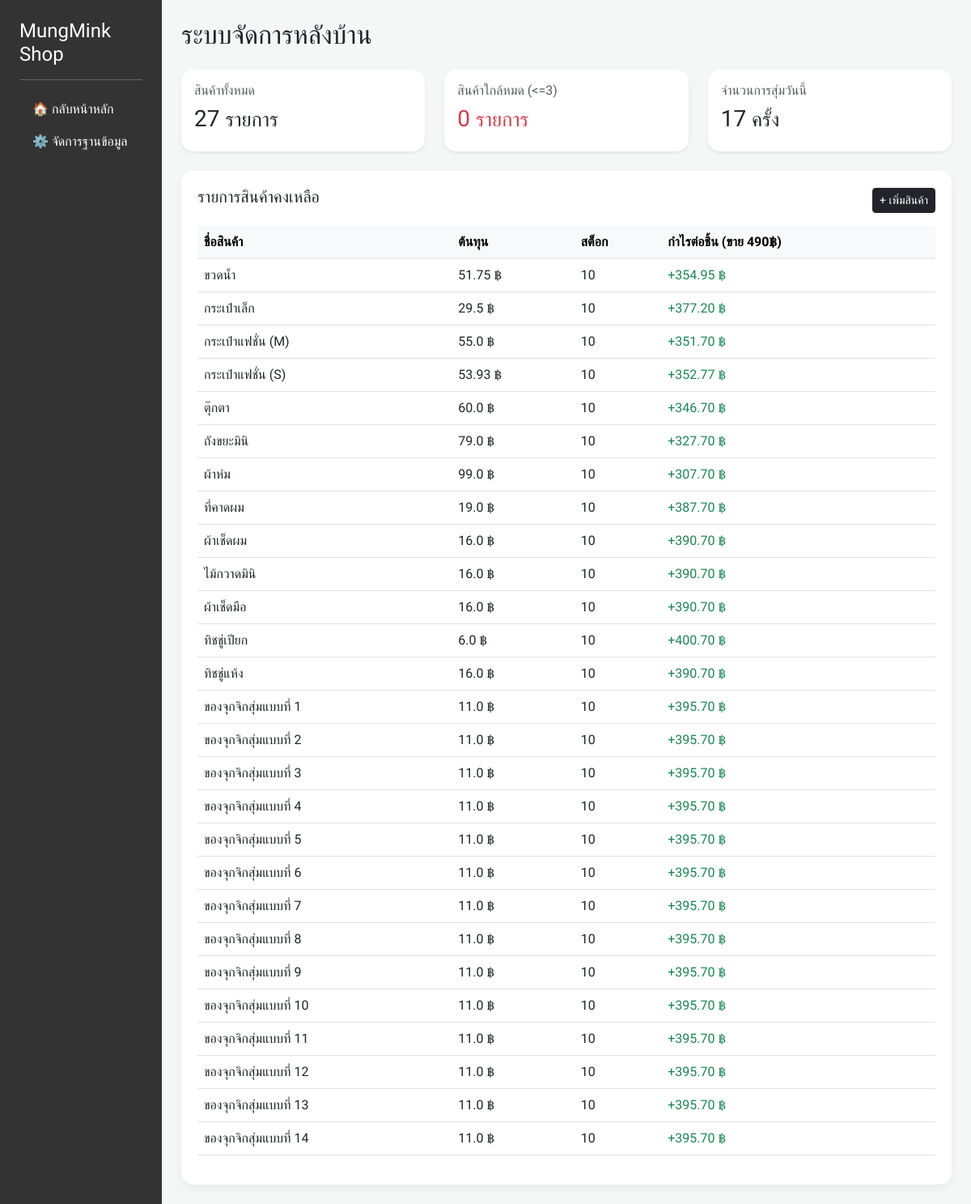
Screenshot of /activity/dashboard/ with the database file from the repository.
### activity/models.py (models this page shows, shortened)
class Item(models.Model):
    name = models.CharField(max_length=200)
    cost = models.FloatField()
    stock = models.IntegerField(default=0)
    @property
    def estimated_profit(self):
        return (490 * 0.83) - self.cost

### activity/views.py (the view)
# urls.py: path("dashboard/", views.dashboard, name="dashboard"),
def dashboard(request):
    total_items = Item.objects.count()
    low_stock = Item.objects.filter(stock__lte=3).count()  # ของที่เหลือ <= 3 ชิ้น
    total_history = History.objects.count()
    items = Item.objects.all().order_by("-stock")  # ต้องเป็น order_by
    context = {
        "total_items": total_items,
        "low_stock": low_stock,
        "total_history": total_history,
        "items": items,
    }
    return render(request, "activity/dashboard.html", context)

### activity/templates/activity/dashboard.html (shortened to what this page needs)
<!DOCTYPE html>
<html lang="th">
  <head>
    <link href="https://cdn.jsdelivr.net/npm/bootstrap@5.3.0/dist/css/bootstrap.min.css" rel="stylesheet" />
  </head>
  <body>
    <div class="container-fluid">
      <div class="row">
        <div class="col-md-2 sidebar p-4">
          <h4>MungMink Shop</h4>
          <hr />
          <ul class="nav flex-column">
            <li class="nav-item">
              <a href="{% url 'main_home' %}" class="nav-link text-white">🏠 กลับหน้าหลัก</a>
            </li>
            <li class="nav-item">
              <a href="/admin/" class="nav-link text-white">⚙️ จัดการฐานข้อมูล</a>
            </li>
          </ul>
        </div>
        <div class="col-md-10 p-4">
          <h2 class="mb-4">ระบบจัดการหลังบ้าน</h2>
          <div class="row mb-4">
            <div class="col-md-4">
              <div class="card card-stat bg-white p-3 shadow-sm">
                <h6 class="text-muted">สินค้าทั้งหมด</h6>
                <h3>{{ total_items }} <small>รายการ</small></h3>
              </div>
            </div>
            <div class="col-md-4">
              <div class="card card-stat bg-white p-3 shadow-sm">
                <h6 class="text-muted">สินค้าใกล้หมด (<=3)</h6>
                <h3 class="text-danger">{{ low_stock }} <small>รายการ</small></h3>
              </div>
            </div>
            <div class="col-md-4">
              <div class="card card-stat bg-white p-3 shadow-sm">
                <h6 class="text-muted">จำนวนการสุ่มวันนี้</h6>
                <h3>{{ total_history }} <small>ครั้ง</small></h3>
              </div>
            </div>
          </div>
          <div class="table-container">
            <div class="d-flex justify-content-between align-items-center mb-3">
              <h5>รายการสินค้าคงเหลือ</h5>
              <a href="/admin/activity/item/add/" class="btn btn-dark btn-sm">+ เพิ่มสินค้า</a>
            </div>
            <table class="table table-hover">
              <thead class="table-light">
                <tr>
                  <th>ชื่อสินค้า</th>
                  <th>ต้นทุน</th>
                  <th>สต็อก</th>
                  <th>กำไรต่อชิ้น (ขาย 490฿)</th>
                </tr>
              </thead>
              <tbody>
                {% for item in items %}
                  <tr>
                    <td>{{ item.name }}</td>
                    <td>{{ item.cost }} ฿</td>
                    <td>
                      {% if item.stock <= 3 %}
                        <span class="badge badge-low">ใกล้หมด: {{ item.stock }}</span>
                      {% else %}
                        {{ item.stock }}
                      {% endif %}
                    </td>
                    <td class="text-success">+{{ item.estimated_profit|floatformat:2 }} ฿</td>
                  </tr>
                {% endfor %}
              </tbody>
            </table>
          </div>
        </div>
      </div>
    </div>
  </body>
</html>

### activity/templates/activity/dashboard.html (style rules this page uses)
body { background-color: #f4f7f6; font-family: 'Kanit', sans-serif; }
.sidebar { background: #333; color: white; min-height: 100vh; }
.card-stat { border: none; border-radius: 15px; transition: 0.3s; }
.table-container { background: white; border-radius: 15px; padding: 20px; box-shadow: 0 4px 12px rgba(0, 0, 0, 0.05); }

### rows the page displays
Item: name "ขวดน้ำ", cost "51.75", stock "10", estimated_profit "354.95"
Item: name "กระเป๋าเล็ก", cost "29.5", stock "10", estimated_profit "377.20"
Item: name "กระเป๋าแฟชั่น (M)", cost "55.0", stock "10", estimated_profit "351.70"
Item: name "กระเป๋าแฟชั่น (S)", cost "53.93", stock "10", estimated_profit "352.77"
Item: name "ตุ๊กตา", cost "60.0", stock "10", estimated_profit "346.70"
Item: name "ถังขยะมินิ", cost "79.0", stock "10", estimated_profit "327.70"
Item: name "ผ้าห่ม", cost "99.0", stock "10", estimated_profit "307.70"
Item: name "ที่คาดผม", cost "19.0", stock "10", estimated_profit "387.70"
Item: name "ผ้าเช็ดผม", cost "16.0", stock "10", estimated_profit "390.70"
Item: name "ไม้กวาดมินิ", cost "16.0", stock "10", estimated_profit "390.70"
Item: name "ผ้าเช็ดมือ", cost "16.0", stock "10", estimated_profit "390.70"
Item: name "ทิชชู่เปียก", cost "6.0", stock "10", estimated_profit "400.70"
Item: name "ทิชชู่แห้ง", cost "16.0", stock "10", estimated_profit "390.70"
Item: name "ของจุกจิกสุ่มแบบที่ 1", cost "11.0", stock "10", estimated_profit "395.70"
Item: name "ของจุกจิกสุ่มแบบที่ 2", cost "11.0", stock "10", estimated_profit "395.70"
Item: name "ของจุกจิกสุ่มแบบที่ 3", cost "11.0", stock "10", estimated_profit "395.70"
Item: name "ของจุกจิกสุ่มแบบที่ 4", cost "11.0", stock "10", estimated_profit "395.70"
Item: name "ของจุกจิกสุ่มแบบที่ 5", cost "11.0", stock "10", estimated_profit "395.70"
Item: name "ของจุกจิกสุ่มแบบที่ 6", cost "11.0", stock "10", estimated_profit "395.70"
Item: name "ของจุกจิกสุ่มแบบที่ 7", cost "11.0", stock "10", estimated_profit "395.70"
Item: name "ของจุกจิกสุ่มแบบที่ 8", cost "11.0", stock "10", estimated_profit "395.70"
Item: name "ของจุกจิกสุ่มแบบที่ 9", cost "11.0", stock "10", estimated_profit "395.70"
Item: name "ของจุกจิกสุ่มแบบที่ 10", cost "11.0", stock "10", estimated_profit "395.70"
Item: name "ของจุกจิกสุ่มแบบที่ 11", cost "11.0", stock "10", estimated_profit "395.70"
Item: name "ของจุกจิกสุ่มแบบที่ 12", cost "11.0", stock "10", estimated_profit "395.70"
Item: name "ของจุกจิกสุ่มแบบที่ 13", cost "11.0", stock "10", estimated_profit "395.70"
Item: name "ของจุกจิกสุ่มแบบที่ 14", cost "11.0", stock "10", estimated_profit "395.70"

### other values shown
{{ total_items }} "27"
{{ low_stock }} "0"
{{ total_history }} "17"
